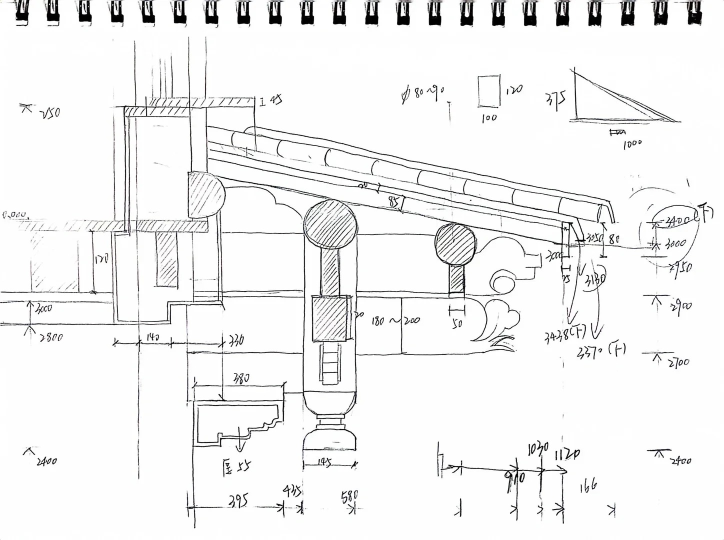
#> input picture tiles-mother/09c-source-rebuild/references/D2.jpg, 1448 x 1080 px (shown at 1/2 size)
$ python -i test_studio14.py   (imports and definitions only)
#> lines starting #> are read from the running program, lines starting #| are printed output that depends on the picture
"""Stable real-browser visual and runtime review for Brick Mother Studio V1.4.

Screenshots are engineering evidence captured from the running HTML workbench.
"""
import hashlib
import json
import shutil
import statistics
import sys
from pathlib import Path

from PIL import Image, ImageStat
from playwright.sync_api import sync_playwright

BASE = sys.argv[1].rstrip('/')
OUT = Path(sys.argv[2])
# [1 line not run here, left out]
API = 'window.__BRICK_MOTHER_WEATHERING_PBR__'
VERSION = '1.4.0-alpha.1'

report = {
    'runtime': VERSION,
    'url': BASE,
    'checks': [],
    'errors': [],
    'metrics': {},
    'humanVisualApproved': False,
    'productionApproved': False,
}


def check(name, condition, details=None):
    item = {'name': name, 'passed': bool(condition), 'details': details}
    report['checks'].append(item)
    (OUT / 'verification.json').write_text(json.dumps(report, ensure_ascii=False, indent=2))
    print(name, bool(condition), flush=True)
    assert condition, (name, details)


def js_click(page, selector):
    page.evaluate(
        "selector=>{const element=document.querySelector(selector);if(!element)throw new Error('Missing '+selector);element.click();}",
        selector,
    )


def ready(page):
    page.wait_for_function(
        "document.documentElement.dataset.workbenchReady==='true'||document.documentElement.dataset.runtimeFailure==='true'",
        timeout=120000,
    )
    failure = page.evaluate("document.documentElement.dataset.runtimeFailure==='true'")
    check('runtime healthy', not failure, page.locator('#error').inner_text() if failure else None)
    page.wait_for_function("Number(document.documentElement.dataset.renderCount)>1", timeout=30000)
    page.wait_for_timeout(350)


def metrics(path):
    image = Image.open(path).convert('RGB')
#> image is the input picture: PIL image 1448x1080 RGB; mean R, G, B 241.7, 241.7, 241.7
    width, height = image.size
#> width = 1448; height = 1080
    stat = ImageStat.Stat(image)
    mean_rgb = stat.mean
#> mean_rgb = [241.7, 241.7, 241.7]
    luma_weights = (0.2126, 0.7152, 0.0722)
    mean_luma = sum(value * weight for value, weight in zip(mean_rgb, luma_weights))
#> mean_luma = 241.7
    pad = max(12, min(width, height) // 32)
#> pad = 33
    corners = []
    for box in (
        (0, 0, pad, pad),
        (width - pad, 0, width, pad),
        (0, height - pad, pad, height),
        (width - pad, height - pad, width, height),
    ):
        sample = ImageStat.Stat(image.crop(box)).mean
        corners.append(sum(value * weight for value, weight in zip(sample, luma_weights)))
#> this loop made 4 passes
#> sample on passes 1 to 4: [241.8, 241.8, 241.4], [253.8, 253.9, 253.8], [254, 254, 254], [253.9, 253.9, 253.9]
#> after the loop, corners = [241.8, 253.9, 254, 253.9]
    center = image.crop((int(width * .18), int(height * .16), int(width * .82), int(height * .86))).resize((96, 96))
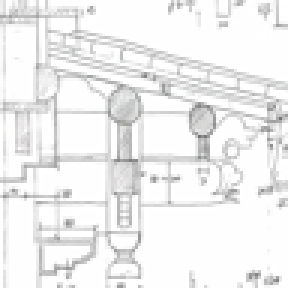
#> center: PIL image 96x96 RGB (shown 3 times larger); mean R, G, B 239.2, 239.2, 239.2
    luminance = [sum(value * weight for value, weight in zip(pixel, luma_weights)) for pixel in center.getdata()]
#> luminance = 9216 values, max 255 at index 2, min 114.8 at index 4386, mean 239.2
    quantiles = statistics.quantiles(luminance, n=10)
#> quantiles = [204, 219, 234, 249, 254, 254, 254, 254, 255]
    return {
        'size': [width, height],
#> (the run stopped early here; a loop or call above may not have finished)

$ run again, on tiles-mother/09c-source-rebuild/references/D4.jpg
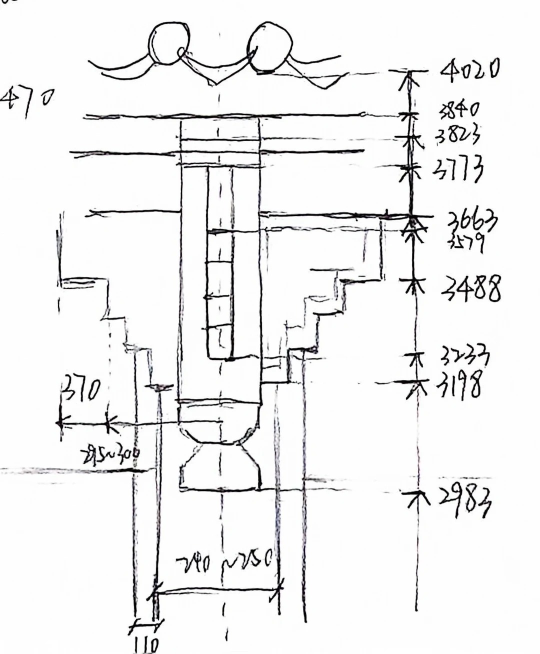
#> input picture tiles-mother/09c-source-rebuild/references/D4.jpg, 1080 x 1307 px (shown at 1/2 size)
#> in metrics, image is the input picture: PIL image 1080x1307 RGB; mean R, G, B 239.5, 239.5, 239.6
#> mean_rgb = [239.5, 239.5, 239.6]
#> mean_luma = 239.5
#> the loop in metrics, `for box in ( (0, 0, pad, pad), (width - pad, 0, width, pad), (0, heigh..` made 4 passes
#> sample on passes 1 to 4: [237.2, 237.2, 237.2], [253.9, 253.9, 253.9], [254.2, 254.2, 254.2], [254, 254, 254]
#> after the loop in metrics, `for box in (`: corners = [237.2, 253.9, 254.2, 254]
#> in metrics, `center = image.crop((int(width * .18), int(height * .16), int(width * ..`:
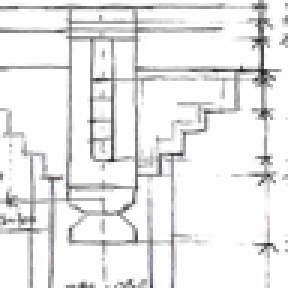
#> center: PIL image 96x96 RGB (shown 3 times larger); mean R, G, B 233.7, 233.6, 233.9
#> luminance = 9216 values, max 255 at index 3, min 29.78 at index 2391, mean 233.7
#> quantiles = [169.8, 213.7, 246, 253.9, 254, 254, 254, 254, 255]

$ run again, on tiles-mother/09c-source-rebuild/references/D5.jpg
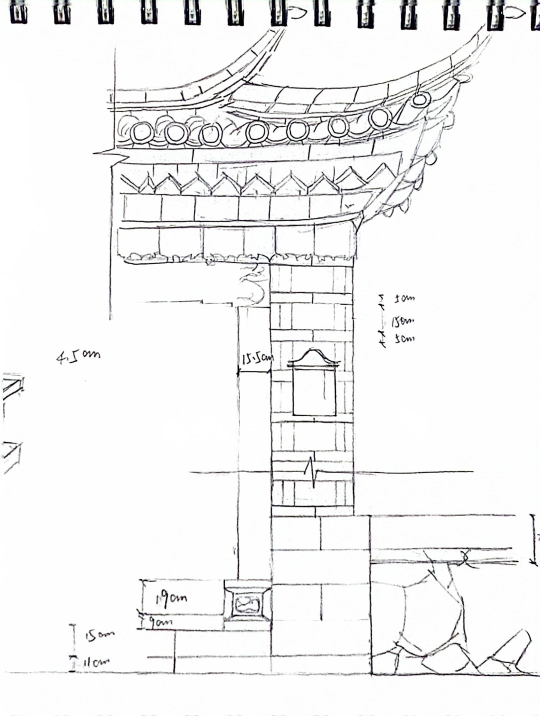
#> input picture tiles-mother/09c-source-rebuild/references/D5.jpg, 1080 x 1432 px (shown at 1/2 size)
#> in metrics, image is the input picture: PIL image 1080x1432 RGB; mean R, G, B 241.4, 241.5, 241.5
#> mean_rgb = [241.4, 241.5, 241.5]
#> mean_luma = 241.5
#> the loop in metrics, `for box in ( (0, 0, pad, pad), (width - pad, 0, width, pad), (0, heigh..` made 4 passes
#> sample on passes 1 to 4: [183.4, 184.6, 187.5], [167.8, 166.4, 168.6], [253.9, 253.9, 253.9], [253.5, 253.8, 253.3]
#> after the loop in metrics, `for box in (`: corners = [184.6, 166.9, 253.9, 253.7]
#> in metrics, `center = image.crop((int(width * .18), int(height * .16), int(width * ..`:
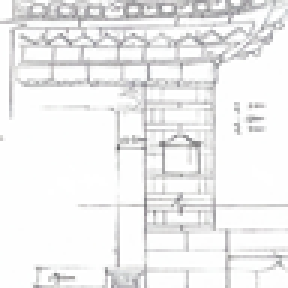
#> center: PIL image 96x96 RGB (shown 3 times larger); mean R, G, B 238.6, 238.6, 238.8
#> luminance = 9216 values, max 255 at index 3, min 103.9 at index 4743, mean 238.6
#> quantiles = [197.8, 218.7, 238, 251.7, 254, 254, 254, 254, 255]

$ run again, on tiles-mother/09c-source-rebuild/references/D6.jpg
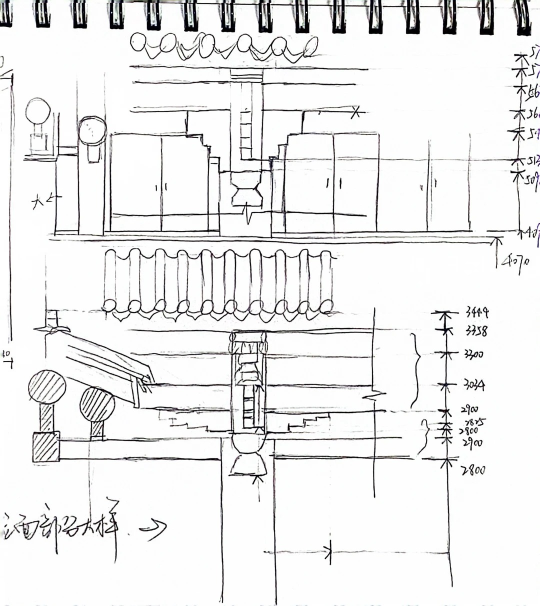
#> input picture tiles-mother/09c-source-rebuild/references/D6.jpg, 1080 x 1211 px (shown at 1/2 size)
#> in metrics, image is the input picture: PIL image 1080x1211 RGB; mean R, G, B 236.2, 236.1, 236.2
#> mean_rgb = [236.2, 236.1, 236.2]
#> mean_luma = 236.1
#> the loop in metrics, `for box in ( (0, 0, pad, pad), (width - pad, 0, width, pad), (0, heigh..` made 4 passes
#> sample on passes 1 to 4: [164, 167, 167.7], [198.6, 198.8, 198.7], [253.9, 254, 254], [253.9, 254.1, 254]
#> after the loop in metrics, `for box in (`: corners = [166.4, 198.7, 254, 254]
#> in metrics, `center = image.crop((int(width * .18), int(height * .16), int(width * ..`:
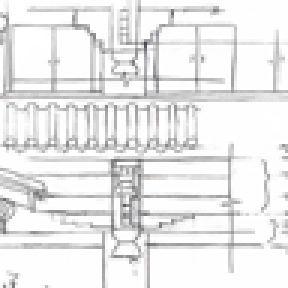
#> center: PIL image 96x96 RGB (shown 3 times larger); mean R, G, B 234.4, 234.3, 234.3
#> luminance = 9216 values, max 255 at index 3, min 70.01 at index 1392, mean 234.3
#> quantiles = [187.4, 207.2, 226.6, 246.9, 254, 254, 254, 254.8, 255]
